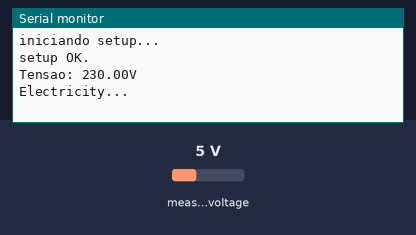
Bench run of a program on a simulated ESP32. Parts: the last lines printed to the serial monitor. The test bench sets the inputs (shaded band); at power-on: measured voltage 5 V. WiFi joins after 1.5 s; servers stay silent unless stated; uploads are accepted with an empty reply.

Above: at 3.4 s.
3.5 s: measured voltage set to 0.3 V
At 6.3 s:
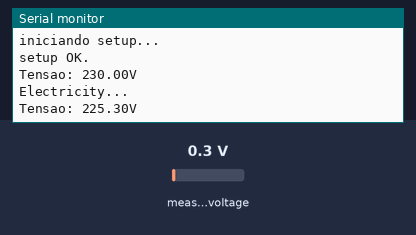
7.5 s: measured voltage set to 3.8 V
At 9.4 s:
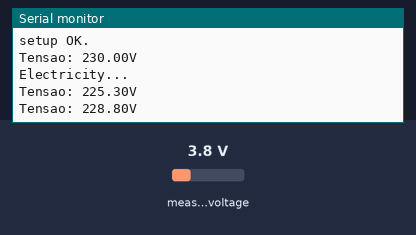
Timing chart, 0 to 10.9 s (numbered marks = the images above; inputs shaded):
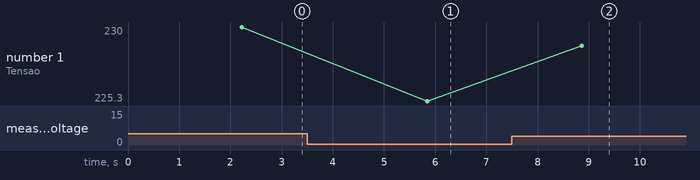

The program:

main.cpp
```cpp
#include "wifi_sitio.h"
#include "mury_api.h"
#include <Arduino.h>
#include <ArduinoJson.h>
#include <Wire.h>
#include <ZMPT101B.h>

#define TENSAOPIN 36

#undef ARDUINO_ARCH_ESP32
#define ARDUINO_ARCH_ESP32 1

ZMPT101B voltageSensor(TENSAOPIN);

unsigned long _clientCheckInterval = 15 * 60 * 1000; // 15 minutos p/ milisegundos
unsigned long _clientLastPingElectricity = 0;
float _tensaoAcc = 0.0;
int _tensaoCnt = 0;

String _token = "";

void electricityClient()
{
  if (_token.length() == 0 || _tensaoCnt == 0)
  {
    return;
  }

  float tensao = _tensaoAcc / _tensaoCnt;

  Serial.println(String("Electricity..."));

  // Prepare JSON document
  JsonDocument doc;
  doc["id"] = 10;
  doc["status"] = tensao;

  api_put("client/electricity?", _token, doc);

  _tensaoAcc = 0.0;
  _tensaoCnt = 0;
}

void setup()
{
  Serial.begin(115200);
  Serial.println("iniciando setup...");

  initWiFi();

  voltageSensor.setZeroPoint(2966);
  voltageSensor.setSensitivity(0.010000);

  Serial.println("setup OK.");
}

void loop()
{
  checkWiFi();

  float tensao = voltageSensor.getVoltageAC(60);
  Serial.println("Tensao: " + String(tensao) + "V");

  if (tensao > 200)
  {
    _tensaoAcc += tensao;
    _tensaoCnt++;
  }
  else
  {
    _tensaoAcc = tensao;
    _tensaoCnt = 1;
  }

  unsigned long currentMillis = millis();
  // ping e electricity de 15 em 15 minutos
  if (_clientLastPingElectricity == 0 || ((currentMillis - _clientLastPingElectricity) > _clientCheckInterval))
  {
    _token = getToken();
    pingClient(_token);
    electricityClient();
    _clientLastPingElectricity = currentMillis;
    _token = "";
  }

  delay(3000);
}
```

mury_api.cpp
```cpp
#include "mury_api.h"

#define REST_API_SERVER "https://mury.hq.dev.br/index.php/"

String getToken()
{
  String token = "";

  HTTPClient http;
  String reqst = "https://mury.hq.dev.br/login.php";
  http.begin(reqst.c_str());
  http.addHeader("Content-Type", "application/json");

  // Prepare JSON document
  JsonDocument doc;
  doc["login"] = "climamury";
  doc["password"] = "Onh78c5g4tYjh";

  // Serialize JSON document
  String json;
  serializeJson(doc, json);

  int httpCode = http.POST(json);
  if (httpCode == 200)
  {
    String payload = http.getString();

    char jsonResp[1024];
    payload.toCharArray(jsonResp, 1024);

    JsonDocument tokenInfo;
    deserializeJson(tokenInfo, jsonResp);

    const char *jwt = tokenInfo["jwt"];

    token += "MURY_TOKEN=";
    token += jwt;
  }

  http.end();

  return token;
}

bool api_put(String reqst, String token, JsonDocument doc)
{
  bool rc = true;

  HTTPClient http;
  String url = REST_API_SERVER + reqst + token;

  http.begin(url);
  http.addHeader("Content-Type", "application/json");

  // Serialize JSON document
  String json;
  serializeJson(doc, json);

  int httpCode = http.PUT(json);
  if (httpCode >= 0)
  {
    // lê retorno apenas para evitar exception
    String s = http.getString();
  }
  else
  {
    rc = false;
  }

  http.end();

  return rc;
}

bool api_post(String reqst, String token, JsonDocument doc)
{
  bool rc = true;

  HTTPClient http;
  String url = REST_API_SERVER + reqst + token;

  http.begin(url);
  http.addHeader("Content-Type", "application/json");

  // Serialize JSON document
  String json;
  serializeJson(doc, json);

  int httpCode = http.POST(json);
  if (httpCode >= 0)
  {
    // lê retorno apenas para evitar exception
    String s = http.getString();
  }
  else
  {
    rc = false;
    // Serial.println(String("[HTTP] POST... failed, error: ") + http.errorToString(httpCode));
  }

  http.end();

  return rc;
}

void pingClient(String token)
{
  if (token.length() == 0)
  {
    return;
  }

  // Prepare JSON document
  JsonDocument doc;
  doc["id"] = 10;

  api_put("client/ping?", token, doc);
}
```

mury_api.h
```cpp
#ifndef MURY_API_H /* include guards */
#define MURY_API_H

#include <Arduino.h>
#include <HTTPClient.h>
#include <ArduinoJson.h>

String getToken();

bool api_put(String reqst, String token, JsonDocument doc);

bool api_post(String reqst, String token, JsonDocument doc);

void pingClient(String token);

#endif /* MURY_API_H */
```

wifi_sitio.cpp
```cpp
#include "wifi_sitio.h"

const char *wifiAuthentication[2][2] = {{"Bem-te-vi", "Marcelorj142Simonekm10Felipe"}, {"Marcelo", "marcelo2022"}};
const char *_ssid;
const char *_passphrase;

unsigned long _internetCheckInterval = 30000; // 30 segundos
unsigned long _internetLastCheck = 0;

void initWiFi(uint8_t pin)
{
  WiFi.removeEvent(WiFiEvent_t::ARDUINO_EVENT_WIFI_STA_DISCONNECTED);
  WiFi.disconnect(true);
  delay(100);
  WiFi.mode(WIFI_STA);

  size_t c = 0;
  while (true)
  {
    if (pin > 0)
    {
      digitalWrite(pin, LOW); // turn off the LED
    }

    size_t i = c % 2;
    _ssid = wifiAuthentication[i][0];
    _passphrase = wifiAuthentication[i][1];

    WiFi.begin(_ssid, _passphrase);
    delay(100);

    bool turnOnLed = true;
    while (WiFi.status() != WL_CONNECTED && WiFi.status() != WL_NO_SSID_AVAIL)
    {
      if (pin > 0)
      {
        digitalWrite(pin, turnOnLed ? HIGH : LOW); // blink the LED
      }
      delay(1000);
      turnOnLed = !turnOnLed;
    }

    if (WiFi.status() == WL_CONNECTED)
    {
      break;
    }

    c++;
  }

  if (pin > 0)
  {
    digitalWrite(pin, HIGH); // turn on the LED
  }
  _internetLastCheck = millis();
}

void checkWiFi()
{
  unsigned long currentMillis = millis();
  if (currentMillis - _internetLastCheck > _internetCheckInterval)
  {
    if (WiFi.status() != WL_CONNECTED)
    {
      WiFi.disconnect();
      WiFi.reconnect();
      _internetLastCheck = currentMillis;
    }
  }
}
```

wifi_sitio.h
```cpp
#ifndef WIFI_SITIO_H /* include guards */
#define WIFI_SITIO_H

#include <Arduino.h>
#include <WiFi.h>

void initWiFi(uint8_t pin = 0);

void checkWiFi();

#endif /* WIFI_SITIO_H */
```

Measured:
- after the input at 3.5 s, the serial monitor: prints a new line after 2.3 s (image 1)
- after the input at 7.5 s, the serial monitor: prints a new line after 1.4 s (image 2)
- plotted number 1: 230 → 225.3 after the input at 3.5 s, 225.3 → 228.8 after the input at 7.5 s
